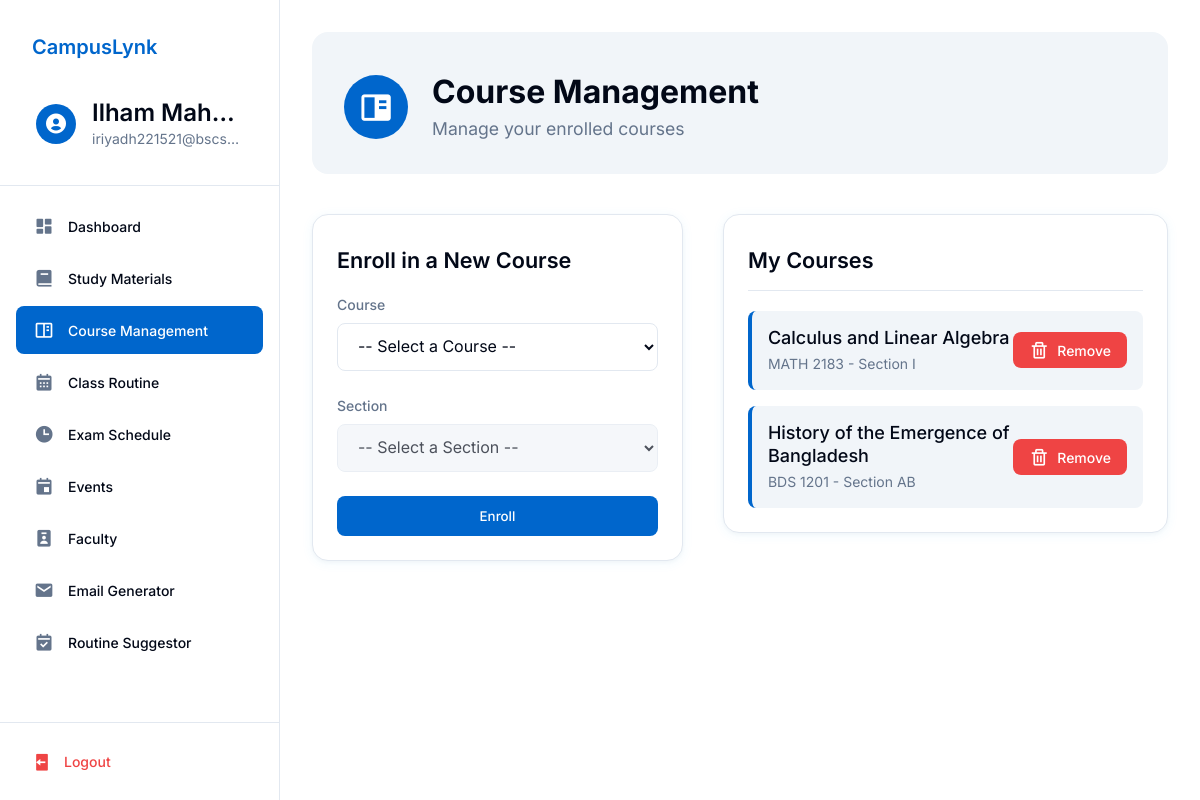
Page /course_management.php (signed in) on the committed database.
### tables this page shows
CREATE TABLE `users` (
  `id` int(11) NOT NULL,
  `username` varchar(255) NOT NULL,
  `email` varchar(255) NOT NULL,
  `password` varchar(255) NOT NULL,
  `role` enum('student','faculty','admin') NOT NULL,
  `name` varchar(255) NOT NULL
);

CREATE TABLE `student_enrollments` (
  `id` int(11) NOT NULL,
  `student_id` int(11) NOT NULL,
  `course_id` int(11) NOT NULL,
  `section` varchar(255) NOT NULL
);

CREATE TABLE `upcoming_courses` (
  `id` int(11) NOT NULL,
  `program` varchar(50) DEFAULT NULL,
  `course_code` varchar(20) DEFAULT NULL,
  `course_title` varchar(255) DEFAULT NULL,
  `section` varchar(10) DEFAULT NULL,
  `room1` varchar(50) DEFAULT NULL,
  `room2` varchar(50) DEFAULT NULL,
  `day1` varchar(20) DEFAULT NULL,
  `day2` varchar(20) DEFAULT NULL,
  `time1` varchar(20) DEFAULT NULL,
  `time2` varchar(20) DEFAULT NULL,
  `faculty_name` varchar(100) DEFAULT NULL,
  `faculty_initial` varchar(20) DEFAULT NULL,
  `credit` decimal(3,1) DEFAULT NULL
);

### course_management.php (the view, shortened to what this page needs)
<?php
$database = new Database();
$db = $database->getConnection();
$enrolled_courses = [];
try {
    $userQuery = "SELECT * FROM users WHERE email = ?";
    $userStmt = $db->prepare($userQuery);
    $userStmt->execute([$_SESSION["useremail"]]);
    $user = $userStmt->fetch(PDO::FETCH_ASSOC);
    if ($user) {
        $userId = $user['id'];
        $coursesQuery = "
            SELECT
                se.id as enrollment_id,
                uc.course_code,
                uc.course_title,
                uc.section
            FROM student_enrollments se
            JOIN upcoming_courses uc ON se.course_id = uc.id
            WHERE se.student_id = ?
            ORDER BY uc.course_title
        ";
        $coursesStmt = $db->prepare($coursesQuery);
        $coursesStmt->execute([$userId]);
        $enrolled_courses = $coursesStmt->fetchAll(PDO::FETCH_ASSOC);
    } else {
        session_destroy();
        header("Location: login.php?error=User not found");
        exit();
    }
} catch (PDOException $e) {
    $error = "Database error. Please try again later.";
}
?>
<!DOCTYPE html>
<html lang="en">
<head>
    <link href='https://unpkg.com/boxicons@2.1.4/css/boxicons.min.css' rel='stylesheet'>
    <link rel="stylesheet" href="css/base.css">
    <link rel="stylesheet" href="css/layout.css">
    <link rel="stylesheet" href="css/components.css">
    <link rel="stylesheet" href="css/profile.css">
</head>
<body>
    <?php include 'sidebar.php'; ?>
    <main class="main-content">
        <section class="page-header" style="display: flex; align-items: center; gap: 1.5rem; background: var(--muted); border-radius: var(--radius-lg); padding: 2.5rem 2rem 2rem 2rem; margin-bottom: 2.5rem;">
            <div style="background: var(--primary); color: var(--primary-foreground); border-radius: 50%; width: 64px; height: 64px; display: flex; align-items: center; justify-content: center; font-size: 2.2rem;">
                <i class='bx bxs-book-content'></i>
            </div>
            <div>
                <h1 style="font-size: 2rem; font-weight: 700; margin-bottom: 0.25rem;">Course Management</h1>
                <p class="text-muted" style="font-size: 1.1rem;">Manage your enrolled courses</p>
            </div>
        </section>
        <div class="course-management-grid">
            <section class="enroll-course card-style">
                <h2 style="font-size: 1.35rem; font-weight: 600; margin-bottom: 1.2rem;">Enroll in a New Course</h2>
                <form action="course_management.php" method="POST" class="form-grid">
                    <div class="form-group">
                        <label for="enroll_course_code" class="form-label">Course</label>
                        <select name="enroll_course_code" id="enroll_course_code" class="form-input" required>
                            <option value="">-- Select a Course --</option>
                        </select>
                    </div>
                    <div class="form-group">
                        <label for="enroll_section" class="form-label">Section</label>
                        <select name="enroll_section" id="enroll_section" class="form-input" required disabled>
                            <option value="">-- Select a Section --</option>
                        </select>
                    </div>
                    <button type="submit" class="btn btn-primary">Enroll</button>
                </form>
            </section>
            <section class="enrolled-courses card-style">
                <h2 style="font-size: 1.35rem; font-weight: 600; margin-bottom: 1.2rem;">My Courses</h2>
                <div class="courses-list">
                    <?php if (empty($enrolled_courses)): ?>
                        <p>You are not enrolled in any courses.</p>
                    <?php else: ?>
                        <?php foreach ($enrolled_courses as $course): ?>
                            <div class="course-item">
                                <div class="course-details">
                                    <h3 class="course-title"><?php echo htmlspecialchars($course['course_title']); ?></h3>
                                    <p class="course-meta"><?php echo htmlspecialchars($course['course_code']); ?> - Section <?php echo htmlspecialchars($course['section']); ?></p>
                                </div>
                                <form action="course_management.php" method="POST" onsubmit="return confirm('Are you sure you want to unenroll from this course?');">
                                    <button type="submit" class="btn-unenroll">
                                        <i class='bx bx-trash'></i>
                                        <span>Remove</span>
                                    </button>
                                </form>
                            </div>
                        <?php endforeach; ?>
                    <?php endif; ?>
                </div>
            </section>
        </div>
    </main>
</body>
</html>

### sidebar.php (shortened to what this page needs)
<?php
try {
    $sidebar_database = new Database();
    $sidebar_db = $sidebar_database->getConnection();
    $sidebar_query = $sidebar_db->prepare("SELECT * FROM users WHERE email = ?");
    $sidebar_query->execute([$_SESSION['useremail']]);
    $sidebar_user = $sidebar_query->fetch(PDO::FETCH_ASSOC);
} catch (PDOException $e) {
    header("Location: login.php?error=Database Error: " . urlencode($e->getMessage()));
    exit();
}
$current_page = basename($_SERVER['PHP_SELF']);
$role = $sidebar_user['role'];
?>
<link href='https://unpkg.com/boxicons@2.1.4/css/boxicons.min.css' rel='stylesheet'>
<aside class="sidebar">
    <div class="sidebar-header">
        <div class="logo-and-title-div">
            <a href="<?php echo $role === 'faculty' ? 'faculty_dashboard.php' : ($role === 'admin' ? 'admin_dashboard.php' : 'dashboard.php'); ?>" class="navbar-brand">CampusLynk</a>
        </div>
        <a href="<?php echo $role === 'faculty' ? 'faculty_dashboard.php' : ($role === 'admin' ? 'admin_dashboard.php' : 'profile.php'); ?>" class="user-info">
            <div class="user-avatar">
                <i class='bx bxs-user-circle'></i>
            </div>
            <div class="user-details">
                <h3 class="user-name"><?php echo htmlspecialchars($sidebar_user['name']); ?></h3>
                <p class="user-email"><?php echo htmlspecialchars($sidebar_user['email']); ?></p>
            </div>
        </a>
    </div>
    <div class="sidebar-content">
        <ul class="nav-links">
            <?php if ($role === 'admin'): ?>
                <li>
                    <a href="admin_dashboard.php" class="nav-link <?php echo $current_page === 'admin_dashboard.php' ? 'active' : ''; ?>">
                        <i class='bx bxs-dashboard'></i>
                        <span>Dashboard</span>
                    </a>
                </li>
                <li>
                    <a href="admin_dataimport.php" class="nav-link <?php echo $current_page === 'admin_dataimport.php' ? 'active' : ''; ?>">
                        <i class='bx bxs-file-import'></i>
                        <span>Data Import</span>
                    </a>
                </li>
                <li>
                    <a href="admin_exam_import.php" class="nav-link <?php echo $current_page === 'admin_exam_import.php' ? 'active' : ''; ?>">
                        <i class='bx bxs-calendar-event'></i>
                        <span>Exam Schedule Importer</span>
                    </a>
                </li>
                <li>
                    <a href="admin_class_schedule.php" class="nav-link <?php echo $current_page === 'admin_class_schedule.php' ? 'active' : ''; ?>">
                        <i class='bx bx-calendar'></i>
                        <span>Ongoing Class Schedule</span>
                    </a>
                </li>
                <li>
                    <a href="admin_users.php" class="nav-link <?php echo $current_page === 'admin_users.php' ? 'active' : ''; ?>">
                        <i class='bx bxs-user-detail'></i>
                        <span>User Management</span>
                    </a>
                </li>
                <li>
                    <a href="admin_settings.php" class="nav-link <?php echo $current_page === 'admin_settings.php' ? 'active' : ''; ?>">
                        <i class='bx bxs-cog'></i>
                        <span>Settings</span>
                    </a>
                </li>
            <?php else: ?>
                <li>
                    <a href="dashboard.php" class="nav-link <?php echo $current_page === 'dashboard.php' ? 'active' : ''; ?>">
                        <i class='bx bxs-dashboard'></i>
                        <span>Dashboard</span>
                    </a>
                </li>
                <li>
                    <a href="study-materials.php" class="nav-link <?php echo $current_page === 'study-materials.php' ? 'active' : ''; ?>">
                        <i class='bx bxs-book'></i>
                        <span>Study Materials</span>
                    </a>
                </li>
                <li>
                    <a href="course_management.php" class="nav-link <?php echo $current_page === 'course_management.php' ? 'active' : ''; ?>">
                        <i class='bx bx-book-content'></i>
                        <span>Course Management</span>
                    </a>
                </li>
                <li>
                    <a href="class_routine1.php" class="nav-link <?php echo $current_page === 'class_routine1.php' ? 'active' : ''; ?>">
                        <i class='bx bxs-calendar'></i>
                        <span>Class Routine</span>
                    </a>
                </li>
                <li>
                    <a href="exam_schedule.php" class="nav-link <?php echo $current_page === 'exam_schedule.php' ? 'active' : ''; ?>">
                        <i class='bx bxs-time'></i>
                        <span>Exam Schedule</span>
                    </a>
                </li>
                <li>
                    <a href="eventpage.php" class="nav-link <?php echo $current_page === 'eventpage.php' ? 'active' : ''; ?>">
                        <i class='bx bxs-calendar-event'></i>
                        <span>Events</span>
                    </a>
                </li>
                <li>
                    <a href="faculty.php" class="nav-link <?php echo $current_page === 'faculty.php' ? 'active' : ''; ?>">
                        <i class='bx bxs-user-badge'></i>
                        <span>Faculty</span>
                    </a>
                </li>
                <li>
                    <a href="email_assistant.php" class="nav-link <?php echo $current_page === 'email_assistant.php' ? 'active' : ''; ?>">
                        <i class='bx bxs-envelope'></i>
                        <span>Email Generator</span>
                    </a>
                </li>
                <li>
                    <a href="routine_suggestor.php" class="nav-link <?php echo $current_page === 'routine_suggestor.php' ? 'active' : ''; ?>">
                        <i class='bx bxs-calendar-check'></i>
                        <span>Routine Suggestor</span>
                    </a>
                </li>
            <?php endif; ?>
        </ul>
    </div>
    <div class="sidebar-footer">
        <?php
        $logout_url = 'logout.php';
        if (isset($_SESSION['role'])) {
            switch ($_SESSION['role']) {
                default:
                    $logout_url = 'logout.php';
            }
        }
        ?>
        <a href="<?php echo $logout_url; ?>" class="logout-btn">
            <i class='bx bxs-log-out'></i>
            <span>Logout</span>
        </a>
    </div>
</aside>

### rows in the picture
users: name "Ilham Mah…", email "iriyadh221521@bscs…"
student_enrollments: course.course_title "Calculus and Linear Algebra", course.course_code "MATH 2183", course.section "I"
student_enrollments: course.course_title "History of the Emergence of Bangladesh", course.course_code "BDS 1201", course.section "AB"
